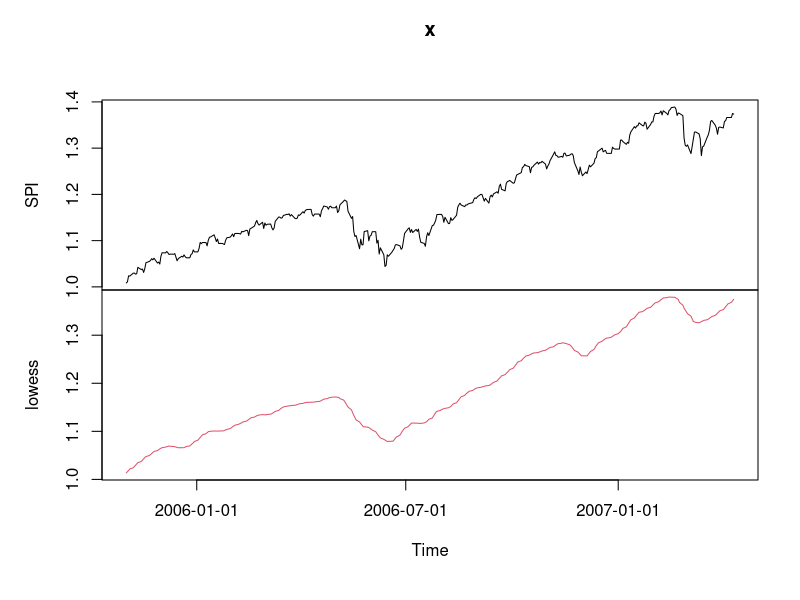
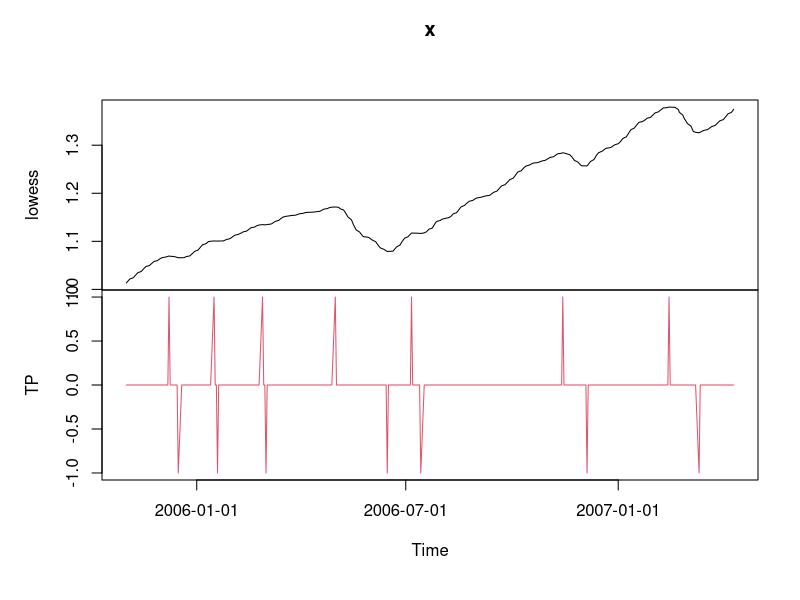
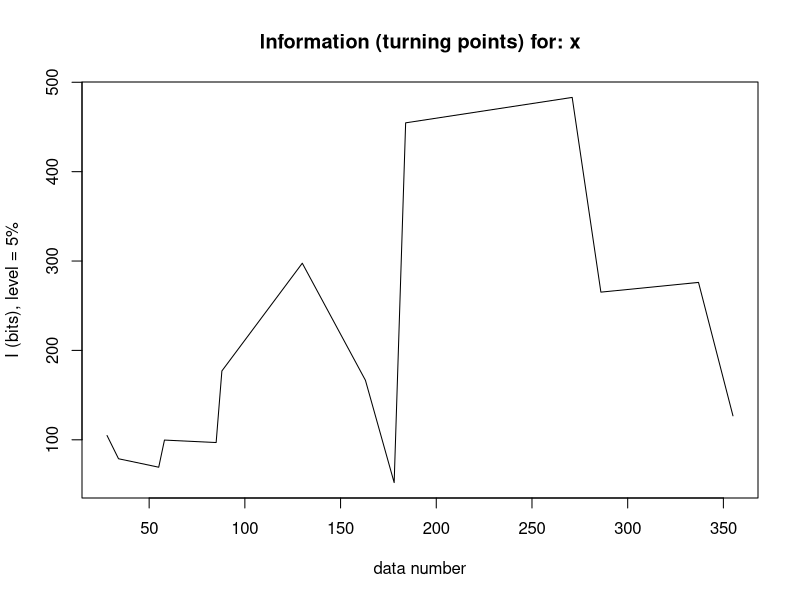

Recreate these plots in R, in order.
library(timeSeries)


### Name: turns
### Title: Turning Points of a Time Series
### Aliases: turns turnsStats
### Keywords: chron

### ** Examples

## Load Swiss Equities Series -  
   SPI.RET <- LPP2005REC[, "SPI"]
   head(SPI.RET)

## Cumulate and Smooth the Series -
   SPI <- smoothLowess(cumulated(SPI.RET), f=0.05)
   plot(SPI)
   
## Plot Turn Points Series - 
   SPI.SMOOTH <- SPI[, 2]
   tP <- turns(SPI.SMOOTH)
   plot(tP)
   
## Compute Statistics -
   turnsStats(SPI.SMOOTH)
